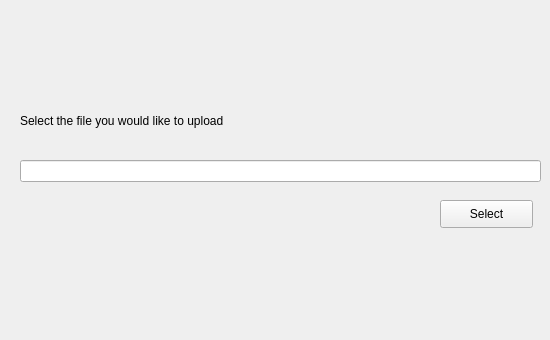
<?xml version="1.0" encoding="UTF-8"?>
<ui version="4.0">
 <class>Form</class>
 <widget class="QWidget" name="Form">
  <property name="geometry">
   <rect>
    <x>0</x>
    <y>0</y>
    <width>550</width>
    <height>340</height>
   </rect>
  </property>
  <property name="windowTitle">
   <string>Form</string>
  </property>
  <widget class="QLabel" name="label">
   <property name="geometry">
    <rect>
     <x>20</x>
     <y>100</y>
     <width>461</width>
     <height>41</height>
    </rect>
   </property>
   <property name="text">
    <string>Select the file you would like to upload</string>
   </property>
  </widget>
  <widget class="QPushButton" name="Select">
   <property name="geometry">
    <rect>
     <x>440</x>
     <y>200</y>
     <width>93</width>
     <height>28</height>
    </rect>
   </property>
   <property name="text">
    <string>Select</string>
   </property>
  </widget>
  <widget class="QLineEdit" name="lineEdit">
   <property name="geometry">
    <rect>
     <x>20</x>
     <y>160</y>
     <width>521</width>
     <height>22</height>
    </rect>
   </property>
  </widget>
 </widget>
 <resources/>
 <connections/>
</ui>
